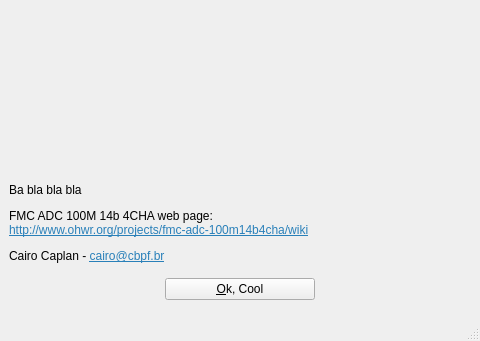
<?xml version="1.0" encoding="UTF-8"?>
<ui version="4.0">
 <class>AboutWindow</class>
 <widget class="QMainWindow" name="AboutWindow">
  <property name="geometry">
   <rect>
    <x>0</x>
    <y>0</y>
    <width>480</width>
    <height>341</height>
   </rect>
  </property>
  <property name="sizePolicy">
   <sizepolicy hsizetype="Fixed" vsizetype="Fixed">
    <horstretch>0</horstretch>
    <verstretch>0</verstretch>
   </sizepolicy>
  </property>
  <property name="windowTitle">
   <string>About</string>
  </property>
  <widget class="QWidget" name="centralwidget">
   <layout class="QGridLayout" name="gridLayout">
    <item row="0" column="0">
     <widget class="QLabel" name="label_3">
      <property name="maximumSize">
       <size>
        <width>150</width>
        <height>150</height>
       </size>
      </property>
      <property name="font">
       <font>
        <family>Arial</family>
        <pointsize>9</pointsize>
       </font>
      </property>
      <property name="text">
       <string/>
      </property>
      <property name="pixmap">
       <pixmap resource="resources.qrc">:/imgs/imgs/cbpf.jpeg</pixmap>
      </property>
      <property name="scaledContents">
       <bool>true</bool>
      </property>
     </widget>
    </item>
    <item row="0" column="1">
     <widget class="QLabel" name="label_2">
      <property name="maximumSize">
       <size>
        <width>150</width>
        <height>150</height>
       </size>
      </property>
      <property name="font">
       <font>
        <family>Arial</family>
        <pointsize>9</pointsize>
       </font>
      </property>
      <property name="text">
       <string/>
      </property>
      <property name="pixmap">
       <pixmap resource="resources.qrc">:/imgs/imgs/ohr_logo_240x320_image.png</pixmap>
      </property>
      <property name="scaledContents">
       <bool>true</bool>
      </property>
     </widget>
    </item>
    <item row="0" column="2">
     <widget class="QLabel" name="label">
      <property name="maximumSize">
       <size>
        <width>150</width>
        <height>150</height>
       </size>
      </property>
      <property name="font">
       <font>
        <family>Arial</family>
        <pointsize>9</pointsize>
       </font>
      </property>
      <property name="text">
       <string/>
      </property>
      <property name="pixmap">
       <pixmap resource="resources.qrc">:/imgs/imgs/CERN-logo.jpg</pixmap>
      </property>
      <property name="scaledContents">
       <bool>true</bool>
      </property>
     </widget>
    </item>
    <item row="1" column="0" colspan="3">
     <widget class="QLabel" name="label_4">
      <property name="minimumSize">
       <size>
        <width>460</width>
        <height>80</height>
       </size>
      </property>
      <property name="maximumSize">
       <size>
        <width>460</width>
        <height>80</height>
       </size>
      </property>
      <property name="font">
       <font>
        <family>Arial</family>
        <pointsize>9</pointsize>
       </font>
      </property>
      <property name="text">
       <string>&lt;html&gt;&lt;head/&gt;&lt;body&gt;&lt;p&gt;Ba bla bla bla &lt;/p&gt;&lt;p&gt;FMC ADC 100M 14b 4CHA web page:&lt;br/&gt;&lt;a href=&quot;http://www.ohwr.org/projects/fmc-adc-100m14b4cha/wiki&quot;&gt;&lt;span style=&quot; text-decoration: underline; color:#2980b9;&quot;&gt;http://www.ohwr.org/projects/fmc-adc-100m14b4cha/wiki&lt;/span&gt;&lt;/a&gt;&lt;/p&gt;&lt;p&gt;Cairo Caplan - &lt;a href=&quot;mailto:cairo@cbpf.br&quot;&gt;&lt;span style=&quot; text-decoration: underline; color:#2980b9;&quot;&gt;cairo@cbpf.br&lt;/span&gt;&lt;/a&gt;&lt;/p&gt;&lt;/body&gt;&lt;/html&gt;</string>
      </property>
      <property name="textFormat">
       <enum>Qt::RichText</enum>
      </property>
      <property name="wordWrap">
       <bool>true</bool>
      </property>
     </widget>
    </item>
    <item row="2" column="1">
     <widget class="QPushButton" name="pushButton">
      <property name="maximumSize">
       <size>
        <width>16777215</width>
        <height>16777215</height>
       </size>
      </property>
      <property name="font">
       <font>
        <family>Arial</family>
        <pointsize>9</pointsize>
       </font>
      </property>
      <property name="text">
       <string>&amp;Ok, Cool</string>
      </property>
     </widget>
    </item>
   </layout>
  </widget>
  <widget class="QMenuBar" name="menubar">
   <property name="geometry">
    <rect>
     <x>0</x>
     <y>0</y>
     <width>480</width>
     <height>30</height>
    </rect>
   </property>
  </widget>
  <widget class="QStatusBar" name="statusbar"/>
 </widget>
 <resources>
  <include location="resources.qrc"/>
 </resources>
 <connections>
  <connection>
   <sender>pushButton</sender>
   <signal>clicked()</signal>
   <receiver>AboutWindow</receiver>
   <slot>close()</slot>
   <hints>
    <hint type="sourcelabel">
     <x>239</x>
     <y>280</y>
    </hint>
    <hint type="destinationlabel">
     <x>239</x>
     <y>161</y>
    </hint>
   </hints>
  </connection>
 </connections>
</ui>
